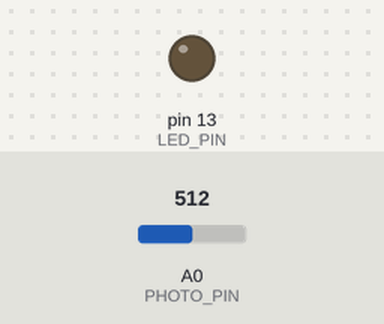
This sketch was run on a simulated Arduino Uno, built with avr-gcc and run on an emulated ATmega328P. On the bench: output pins drawn as LEDs (lit = HIGH). The inputs (shaded band) are chosen by the test bench; at power-on: A0 (PHOTO_PIN) = 512. The modem accepts every AT command (registered, SIM ready, sends succeed) and sends nothing else.

Above: at 2.0 s.
At 4.5 s:
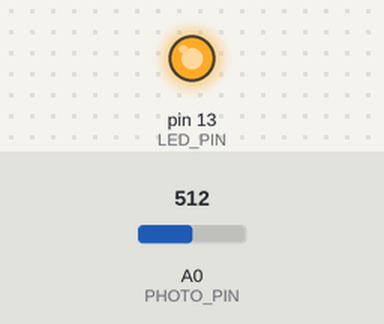
Timing chart, 0 to 6.6 s (numbered marks = the images above):
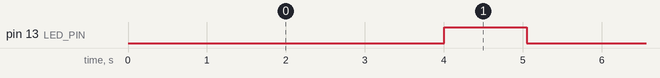

The sketch:

basic_reporter.ino
```cpp
#include <SoftwareSerial.h>

#define TX 4
#define RX 5

#define PHOTO_PIN A0
#define LED_PIN   LED_BUILTIN

#define TRANSMIT_DELAY_BETWEEN_MESSAGES     (1*1000)   // Number of milliseconds
#define TRANSMIT_MESSAGES_PER_BATCH         4     // So one packet sent every DELAY * PER_BATCH seconds
#define TRANSMIT_PACKET_SIZE                (2+(TRANSMIT_MESSAGES_PER_BATCH*2))

#define TRANSMIT_BLINK_DURATION             1000     // Number of milliseconds the LED is on

const bool g_TraceConsole = false;

SoftwareSerial sigfox(RX,TX);

/*
 * Typical GET request from SIGFOX will appear as:
 *
 * URL parameters
  [id] => 17354
  [time] => 1506615497
  [data] => B:5b5c60625b
 */
/*
 * The Serial port should be configured:
 *
 * Baud Rate                -    9600 bps
 * Parity                   -    None
 * Data Bits                -    8
 * Stop Bits                -    1
 * Flow Control             -    None
 * Local Echo (Optional)    -    Yes
 */

void setup()
{
  pinMode(LED_PIN, OUTPUT);

  if (g_TraceConsole) {
    Serial.begin(9600); // Initalise Serial connection
    Serial.println("Running...");
  }

  sigfox.begin(9600);
  sigfox.write("AT$ID?\n");
}


void loop(){
  int messages = 0;
  String msg("B:");

  while(messages < TRANSMIT_MESSAGES_PER_BATCH) {
    // Read data
    byte brightness = analogRead(PHOTO_PIN) / 4; // convert 1023 analog into 0-255 for 2 byte hex values

    // Pad hex to two digits
    char buffer[3];
    sprintf (buffer, "%.2x", brightness);
    msg += buffer;

    // Move to next message
    ++messages;
    delay(TRANSMIT_DELAY_BETWEEN_MESSAGES);
  }

  // Indicate that we're sending
  if (g_TraceConsole) {
    Serial.println(msg);
  }
  digitalWrite(LED_BUILTIN, HIGH);

  // Send it
  sendSigfoxString(msg);
  delay(TRANSMIT_BLINK_DURATION);
  digitalWrite(LED_BUILTIN, LOW);

  // Drop back to loop() and continue
}


void sendSigfoxString(String frame){
  String msg;
  String concat("");

  for(int i=0;i<frame.length();++i) {
    msg += concat;
    String digits(frame.charAt(i), HEX);
    if (digits.length() == 1) {
      digits = "0" + digits;
    }
    msg += digits;
    concat = " ";
  }
  sendSigfox(msg);
}

void sendSigfox(String frame){
 if (frame.length() % 2 != 0){
   frame = "0"+frame;
 }

 sigfox.write("AT$SF=");
 sigfox.print(frame);
 sigfox.write("\n");
}
```

Measured:
- by itself, pin 13 (LED_PIN): alternates HIGH for 1.0 s and LOW for 4.0 s
